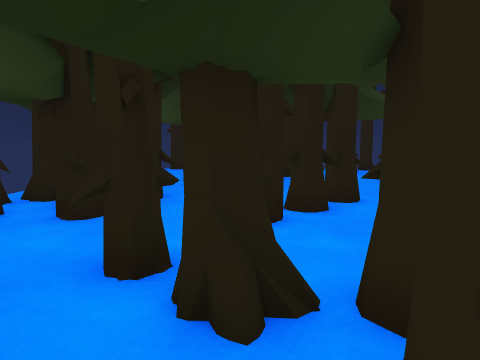
View 1 (above)

24 first-person views from a walk through a Unity game level. The camera is 1.4 m above the floor, tilts 6° down and sees 70° across. The floor is counted in squares, 1 m on a side. Each view is taken from the middle of a square. On the plan, view 1 faces up. The plan holds only what a view shows up to about 15 squares ahead; the rest is blank. The place goes on beyond the plan. Some surface patterns are stand-ins.

View 2
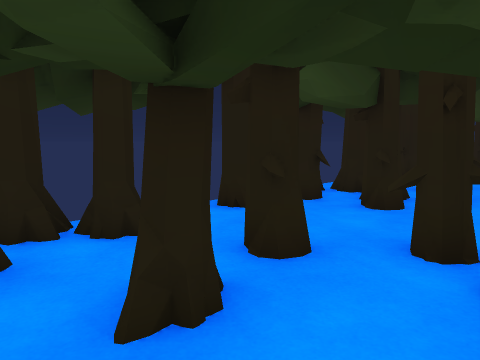

View 3
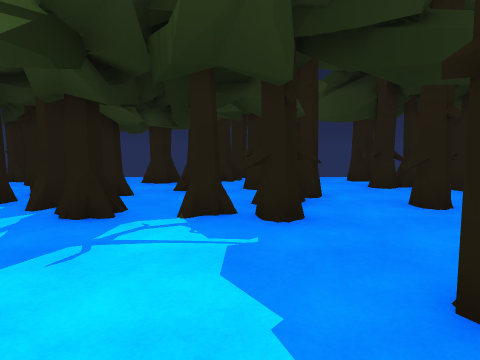

View 4
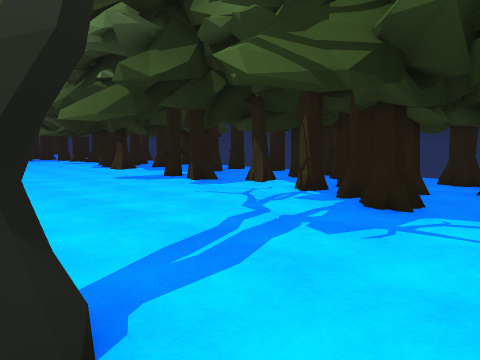

View 5
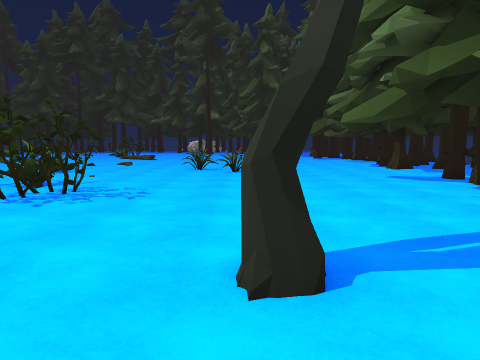

View 6
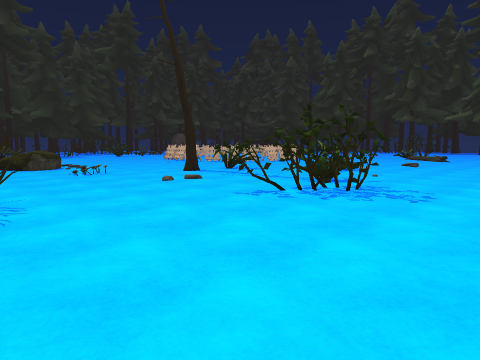

View 7
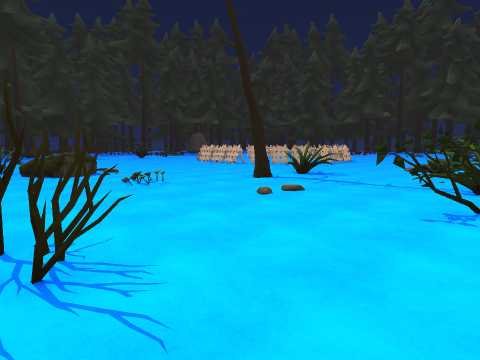

View 8
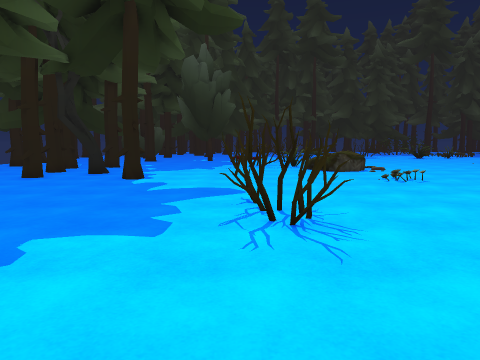

View 9
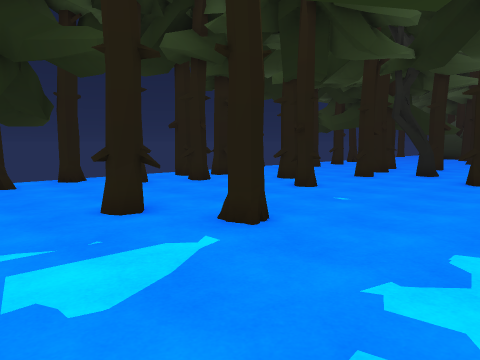

View 10
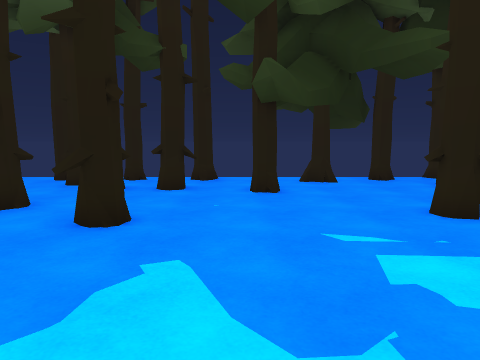

View 11
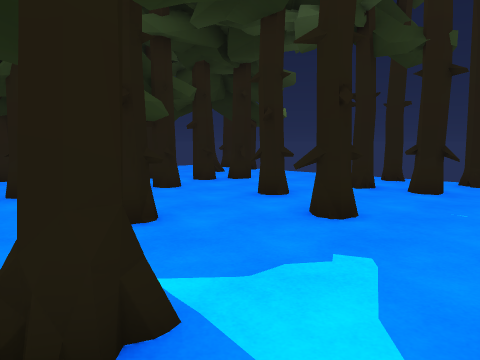

View 12
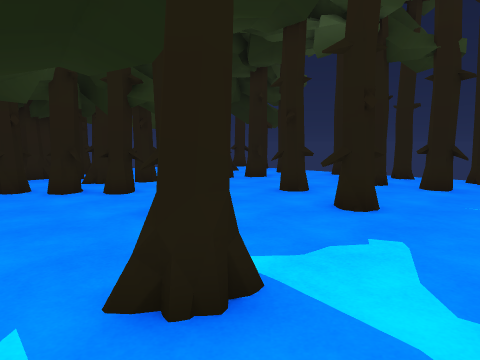

View 13
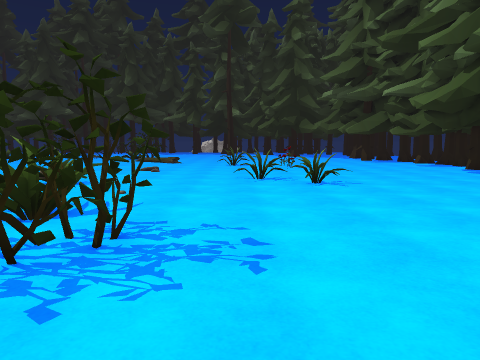

View 14
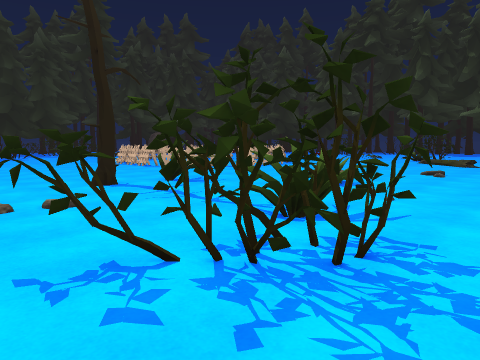

View 15
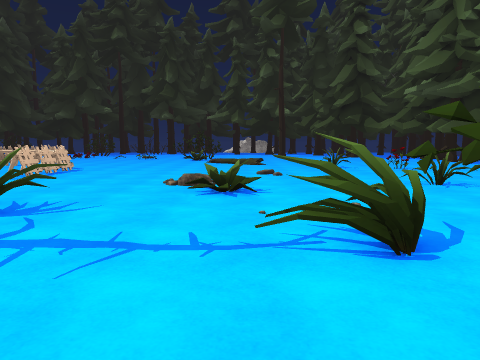

View 16
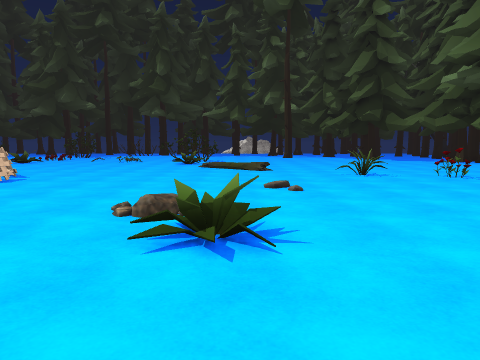

View 17
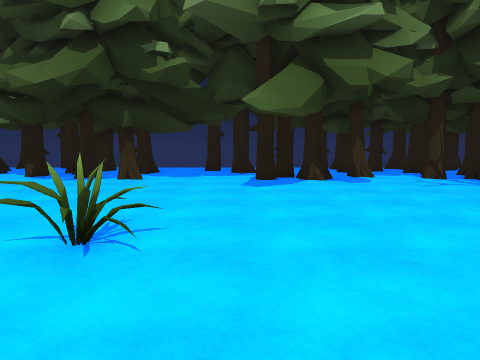

View 18
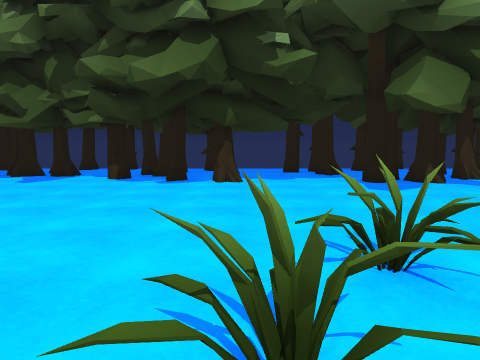

View 19
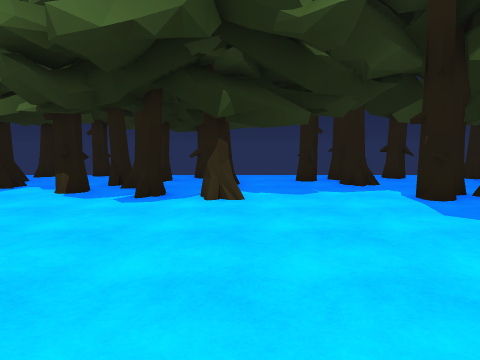

View 20
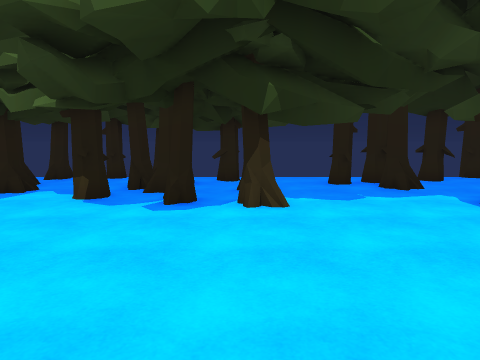

View 21
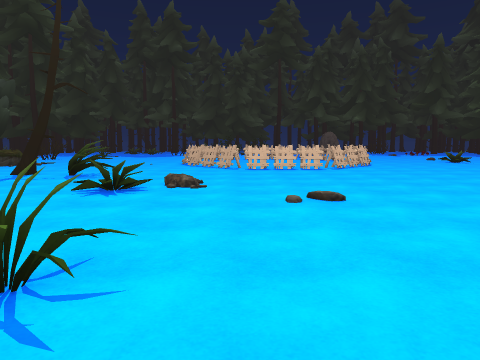

View 22
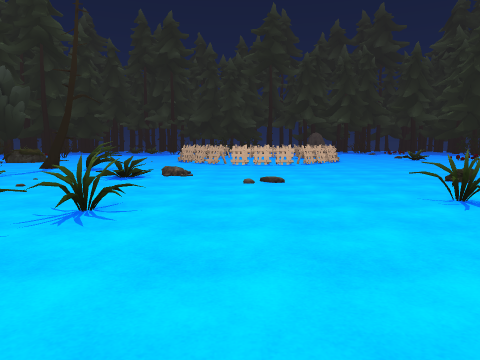

View 23
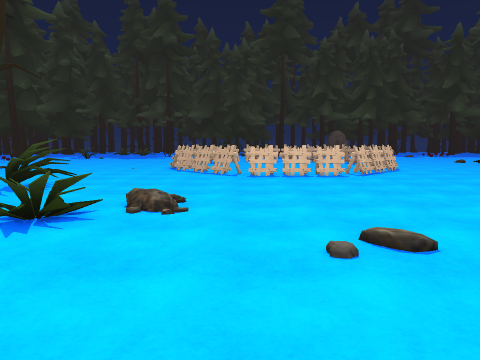

View 24
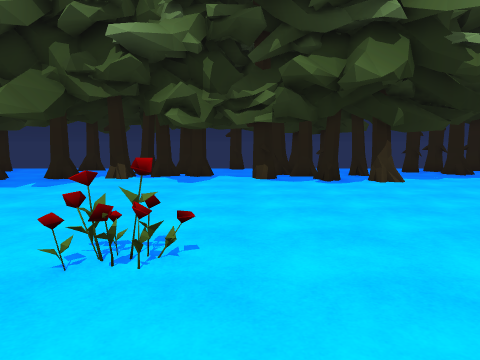

### Floor plan
Key: @ floor where view 1 was taken; # wall or solid block; x gap in a wall; . floor; / step, stairs or slope; = window, fence, low wall or low ledge; T tree; F flower; B barricade; O other object.
Columns run from 7 left of view 1 to 27 right of it. Each row starts with its distance up from view 1.
 19               #.##.   .##.#
 18           .##=#.... .#......
 17           ..##...........#..
 16          .....#x#..........##
 15          #.........#.........
 14   #     ##....................##
 13   #     #.........................
 12   #  .# ##...#........#......#...#
 11      . ###.....##..................
 10    x#. #................#.........T
  9  .x.## #.##........................
  8  ##x#...##...#.....................
  7   #.#..###.......................#.
  6   #....##.......#..  ..............
  5  ##.............=... ..............
  4  #....#.....#.     . ..............
  3   ..#..###....  .  . ....OOOO .....
  2  ##.x...##.... .. ......OOOO.......
  1  ##.#...#................O.O.......
  0  #=....@........T..................
 -1  ##...#.#......TT..................
 -2   ..  ##=......T...................
 -3       ##........................F..
 -4       ##...............OO..........
 -5    #........... .....OOOO..........
 -6   #  .......... .....OOOO..........
 -7  ####.#..............OOO...........
 -8   . .................OOOO......#...
 -9   #....#...............OO......#...
-10  ##...##...............O...........
-11    ....#......................OO..
-12  .###.........................OO...
-13  . #...............................
-14  ...............O........OO........
-15  .........................O........
-16  .................O........O.......
-17   #....x...........................
-18   #....#...........................
-19   ##.#............................B
-20   #.#=................../.........B
-21   ...##...........................B
-22 ##................................B
-23   ..............F..................
-24  #..##..........F..OO..............
-25      #...........  OO..............

Where each view was taken, in squares from view 1:
view 1: 0 up, 0 right, facing up
view 2: 1 down, 0 right, facing up-left
view 3: 2 up, 8 right, facing left
view 4: 2 up, 9 right, facing down-left
view 5: 3 up, 9 right, facing down
view 6: 3 up, 9 right, facing down-right
view 7: 3 up, 14 right, facing down-right
view 8: 3 up, 12 right, facing right
view 9: 5 up, 12 right, facing up-right
view 10: 5 up, 11 right, facing up
view 11: 5 up, 12 right, facing up-left
view 12: 4 up, 12 right, facing up-left
view 13: 2 down, 12 right, facing down
view 14: 3 down, 12 right, facing down-right
view 15: 4 down, 18 right, facing down
view 16: 9 down, 18 right, facing down
view 17: 12 down, 14 right, facing left
view 18: 16 down, 13 right, facing left
view 19: 16 down, 9 right, facing left
view 20: 17 down, 8 right, facing left
view 21: 18 down, 8 right, facing right
view 22: 19 down, 4 right, facing right
view 23: 18 down, 12 right, facing right
view 24: 22 down, 13 right, facing left
